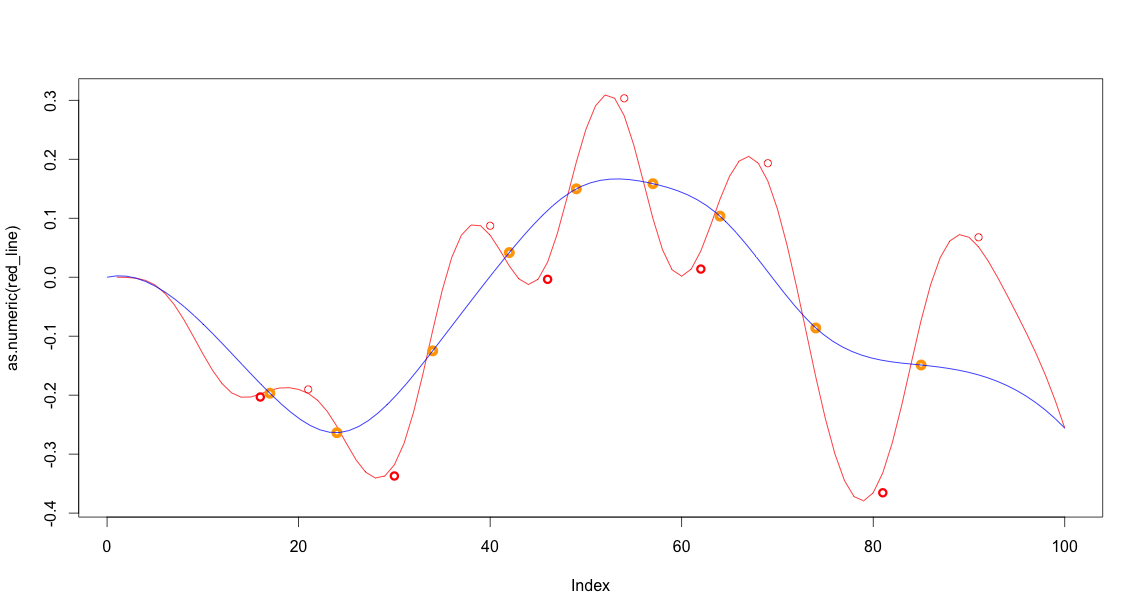

This figure's R source:
#31438

#install.packages("quantmod")
require(signal)
require(quantmod)
T <- 100
filt <- butter(5,0.1)
red_line <- filter(filt, rnorm(T, 0, 1))

peaks <- findPeaks(red_line)
valleys <- findValleys(red_line)

plot(as.numeric(red_line), col="red", type="l")
points(peaks + 1, red_line[peaks], col="red")
points(valleys + 1, red_line[valleys], col="red", lwd = 3)


peak_idx <- 1
valley_idx <- 1
counter <- 1

values <- array(0, c(2,T))

while ( (peak_idx <= length(peaks)) && (valley_idx <= length(valleys)))
{
  mid_idx <- floor((peaks[peak_idx] + valleys[valley_idx]) / 2 )
  mid_value <- (red_line[peaks[peak_idx]] + red_line[valleys[valley_idx]])/2
  points(mid_idx, mid_value, col="orange", lwd = 5)
  
  values[1,counter] <- mid_idx
  values[2,counter] <- mid_value
  counter <- counter + 1
  
  if (valleys[valley_idx] > peaks[peak_idx])
  {
    peak_idx <- peak_idx + 1
  }
  else
  {
    valley_idx <- valley_idx + 1
  }
}

values[1,counter] <- T
values[2,counter] <- red_line[T]

interpolated <- spline(values[1,], values[2,], n=T)
lines(interpolated, col="blue")
